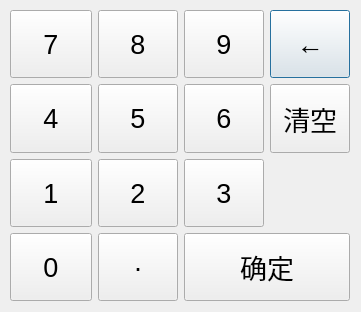
<?xml version="1.0" encoding="UTF-8"?>
<ui version="4.0">
 <class>Input</class>
 <widget class="QDialog" name="Input">
  <property name="geometry">
   <rect>
    <x>0</x>
    <y>0</y>
    <width>361</width>
    <height>312</height>
   </rect>
  </property>
  <property name="sizePolicy">
   <sizepolicy hsizetype="Expanding" vsizetype="Expanding">
    <horstretch>0</horstretch>
    <verstretch>0</verstretch>
   </sizepolicy>
  </property>
  <property name="font">
   <font>
    <pointsize>20</pointsize>
   </font>
  </property>
  <property name="windowTitle">
   <string>Dialog</string>
  </property>
  <widget class="QWidget" name="gridLayoutWidget">
   <property name="geometry">
    <rect>
     <x>10</x>
     <y>10</y>
     <width>340</width>
     <height>291</height>
    </rect>
   </property>
   <property name="sizePolicy">
    <sizepolicy hsizetype="Preferred" vsizetype="Expanding">
     <horstretch>0</horstretch>
     <verstretch>0</verstretch>
    </sizepolicy>
   </property>
   <layout class="QGridLayout" name="gridLayout">
    <item row="0" column="4">
     <widget class="QPushButton" name="btn_clearOne">
      <property name="sizePolicy">
       <sizepolicy hsizetype="Minimum" vsizetype="Expanding">
        <horstretch>0</horstretch>
        <verstretch>0</verstretch>
       </sizepolicy>
      </property>
      <property name="text">
       <string>←</string>
      </property>
     </widget>
    </item>
    <item row="1" column="4">
     <widget class="QPushButton" name="btn_clearAll">
      <property name="sizePolicy">
       <sizepolicy hsizetype="Minimum" vsizetype="Expanding">
        <horstretch>0</horstretch>
        <verstretch>0</verstretch>
       </sizepolicy>
      </property>
      <property name="text">
       <string>清空</string>
      </property>
     </widget>
    </item>
    <item row="0" column="0">
     <widget class="QPushButton" name="btn_n7">
      <property name="sizePolicy">
       <sizepolicy hsizetype="Expanding" vsizetype="Expanding">
        <horstretch>0</horstretch>
        <verstretch>0</verstretch>
       </sizepolicy>
      </property>
      <property name="text">
       <string>7</string>
      </property>
     </widget>
    </item>
    <item row="1" column="3">
     <widget class="QPushButton" name="btn_n6">
      <property name="sizePolicy">
       <sizepolicy hsizetype="Minimum" vsizetype="Expanding">
        <horstretch>0</horstretch>
        <verstretch>0</verstretch>
       </sizepolicy>
      </property>
      <property name="text">
       <string>6</string>
      </property>
     </widget>
    </item>
    <item row="1" column="0">
     <widget class="QPushButton" name="btn_n4">
      <property name="sizePolicy">
       <sizepolicy hsizetype="Minimum" vsizetype="Expanding">
        <horstretch>0</horstretch>
        <verstretch>0</verstretch>
       </sizepolicy>
      </property>
      <property name="text">
       <string>4</string>
      </property>
     </widget>
    </item>
    <item row="2" column="0">
     <widget class="QPushButton" name="btn_n1">
      <property name="sizePolicy">
       <sizepolicy hsizetype="Minimum" vsizetype="Expanding">
        <horstretch>0</horstretch>
        <verstretch>0</verstretch>
       </sizepolicy>
      </property>
      <property name="text">
       <string>1</string>
      </property>
     </widget>
    </item>
    <item row="0" column="2">
     <widget class="QPushButton" name="btn_n8">
      <property name="sizePolicy">
       <sizepolicy hsizetype="Minimum" vsizetype="Expanding">
        <horstretch>0</horstretch>
        <verstretch>0</verstretch>
       </sizepolicy>
      </property>
      <property name="text">
       <string>8</string>
      </property>
     </widget>
    </item>
    <item row="2" column="2">
     <widget class="QPushButton" name="btn_n2">
      <property name="sizePolicy">
       <sizepolicy hsizetype="Minimum" vsizetype="Expanding">
        <horstretch>0</horstretch>
        <verstretch>0</verstretch>
       </sizepolicy>
      </property>
      <property name="text">
       <string>2</string>
      </property>
     </widget>
    </item>
    <item row="2" column="3">
     <widget class="QPushButton" name="btn_n3">
      <property name="sizePolicy">
       <sizepolicy hsizetype="Minimum" vsizetype="Expanding">
        <horstretch>0</horstretch>
        <verstretch>0</verstretch>
       </sizepolicy>
      </property>
      <property name="text">
       <string>3</string>
      </property>
     </widget>
    </item>
    <item row="1" column="2">
     <widget class="QPushButton" name="btn_n5">
      <property name="sizePolicy">
       <sizepolicy hsizetype="Minimum" vsizetype="Expanding">
        <horstretch>0</horstretch>
        <verstretch>0</verstretch>
       </sizepolicy>
      </property>
      <property name="text">
       <string>5</string>
      </property>
     </widget>
    </item>
    <item row="0" column="3">
     <widget class="QPushButton" name="btn_n9">
      <property name="sizePolicy">
       <sizepolicy hsizetype="Minimum" vsizetype="Expanding">
        <horstretch>0</horstretch>
        <verstretch>0</verstretch>
       </sizepolicy>
      </property>
      <property name="text">
       <string>9</string>
      </property>
     </widget>
    </item>
    <item row="3" column="0">
     <widget class="QPushButton" name="btn_n0">
      <property name="sizePolicy">
       <sizepolicy hsizetype="Minimum" vsizetype="Expanding">
        <horstretch>0</horstretch>
        <verstretch>0</verstretch>
       </sizepolicy>
      </property>
      <property name="text">
       <string>0</string>
      </property>
     </widget>
    </item>
    <item row="3" column="2">
     <widget class="QPushButton" name="btn_point">
      <property name="sizePolicy">
       <sizepolicy hsizetype="Minimum" vsizetype="Expanding">
        <horstretch>0</horstretch>
        <verstretch>0</verstretch>
       </sizepolicy>
      </property>
      <property name="text">
       <string>·</string>
      </property>
     </widget>
    </item>
    <item row="3" column="3" colspan="2">
     <widget class="QPushButton" name="btn_ok">
      <property name="sizePolicy">
       <sizepolicy hsizetype="Minimum" vsizetype="Expanding">
        <horstretch>0</horstretch>
        <verstretch>0</verstretch>
       </sizepolicy>
      </property>
      <property name="text">
       <string>确定</string>
      </property>
     </widget>
    </item>
   </layout>
  </widget>
 </widget>
 <resources/>
 <connections/>
</ui>
